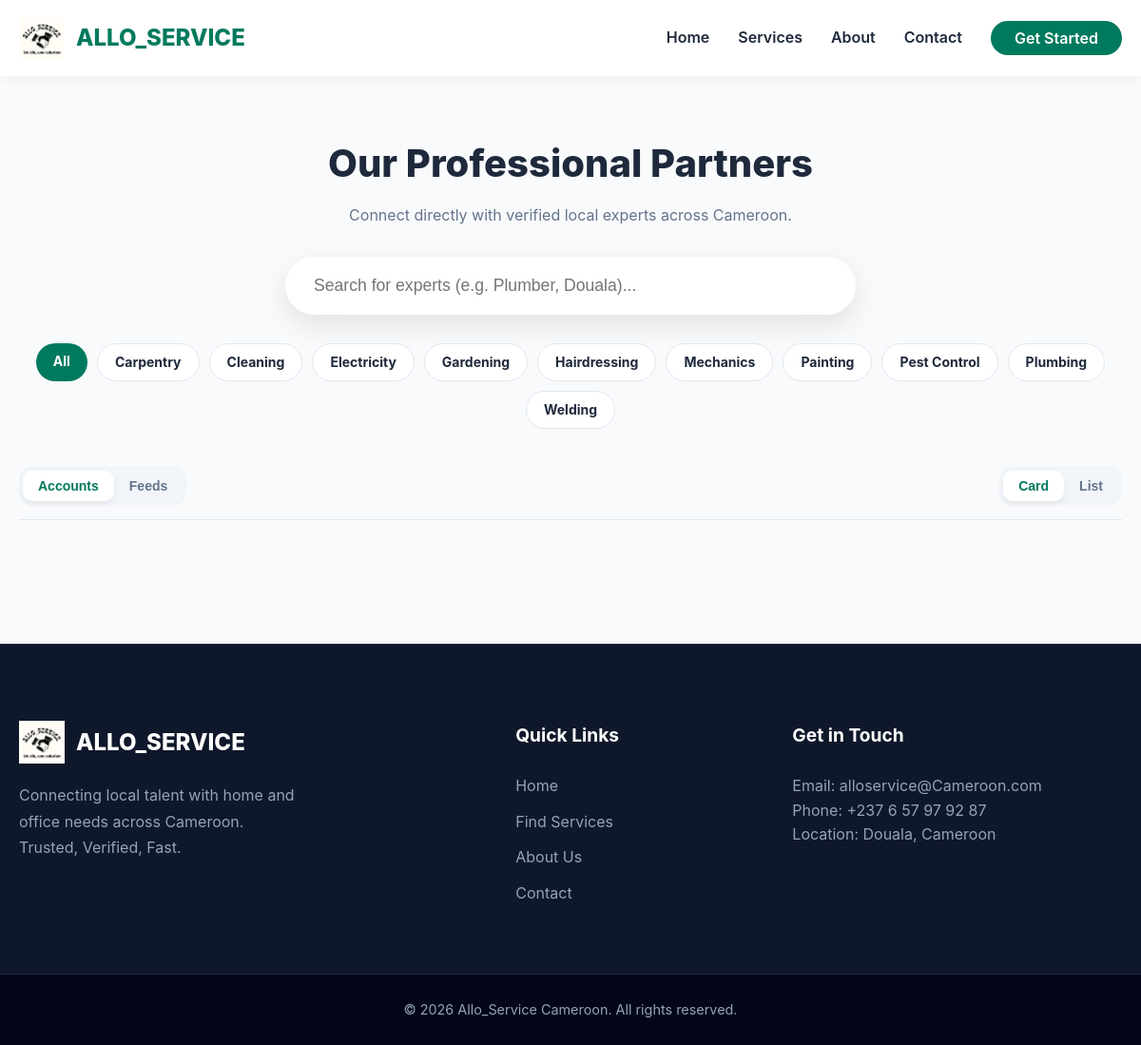
The page /all_services.php on the database its author committed.
### tables this page shows
CREATE TABLE IF NOT EXISTS services (
    id INT AUTO_INCREMENT PRIMARY KEY,
    name VARCHAR(100) NOT NULL,
    slug VARCHAR(100) NOT NULL UNIQUE,
    description TEXT,
    image_path VARCHAR(255),
    base_price DECIMAL(10,2) DEFAULT 0,
    created_at TIMESTAMP DEFAULT CURRENT_TIMESTAMP
);

### all_services.php (the view, shortened to what this page needs)
<?php
require_once 'includes/db.php';
$active_cats = [];
$cat_res = $conn->query("SELECT name, slug FROM services ORDER BY name ASC");
$all_categories = [];
if ($cat_res) {
    while ($c = $cat_res->fetch_assoc()) $all_categories[] = $c;
}
?>
<!DOCTYPE html>
<html lang="en">
<head>
    <link rel="stylesheet" href="assets/css/style.css?v=1.1">
</head>
<body>
<?php include 'includes/header.php'; ?>
<section class="services-hero">
    <div class="container">
        <h1 style="font-size: 2.5rem; font-weight: 800; color: var(--dark);">Our Professional Partners</h1>
        <p style="color: #64748b; margin-top: 10px;">Connect directly with verified local experts across Cameroon.</p>
    </div>
</section>
<div class="container">
    <div class="search-container">
        <input type="text" id="searchInput" placeholder="Search for experts (e.g. Plumber, Douala)...">
    </div>
    <div class="category-filters" style="display: flex; gap: 10px; flex-wrap: wrap; margin-bottom: 40px; justify-content: center;">
        <a href="all_services.php" style="padding: 8px 18px; border-radius: 20px; text-decoration: none; font-size: 14px; font-weight: bold; transition: 0.3s; <?= empty($active_cats) ? 'background: var(--primary); color: white;' : 'background: white; color: var(--dark); border: 1px solid #e2e8f0;' ?>">All</a>
        <?php foreach ($all_categories as $c):
            $slug = $c['slug'];
            $is_active = in_array($slug, $active_cats);
            $new_cats = $is_active ? array_diff($active_cats, [$slug]) : array_merge($active_cats, [$slug]);
            $href = empty($new_cats) ? "all_services.php" : "all_services.php?cats=" . urlencode(implode(',', $new_cats));
        ?>
            <a href="<?= $href ?>" style="padding: 8px 18px; border-radius: 20px; text-decoration: none; font-size: 14px; font-weight: bold; transition: 0.3s; <?= $is_active ? 'background: var(--primary); color: white;' : 'background: white; color: var(--dark); border: 1px solid #e2e8f0;' ?>"><?= htmlspecialchars($c['name']) ?></a>
        <?php endforeach; ?>
    </div>
    <div class="view-controls">
        <div class="toggle-group" id="contentTypeToggle">
            <button class="toggle-btn active" data-type="accounts"><i class="fas fa-users"></i> Accounts</button>
            <button class="toggle-btn" data-type="feeds"><i class="fas fa-rss"></i> Feeds</button>
        </div>
        <div class="toggle-group" id="viewModeToggle" style="margin-left: auto;">
            <button class="toggle-btn active" data-mode="card"><i class="fas fa-th-large"></i> Card</button>
            <button class="toggle-btn" data-mode="list"><i class="fas fa-list"></i> List</button>
        </div>
    </div>
</div>
<?php include 'includes/footer.php'; ?>
</body>
</html>

### assets/css/style.css (style rules this page uses)
* { box-sizing: border-box; margin: 0; padding: 0; }
html, body { width: 100%; margin: 0; padding: 0; overflow-x: hidden; position: relative; font-family: 'Inter', 'Segoe UI', Arial, sans-serif; background: #f8fafc; color: #1e293b; line-height: 1.6; }
.container { width: 100%; max-width: 1200px; margin: 0 auto; padding: 0 20px; }

### all_services.php (style rules this page uses)
:root { --primary: #007A5E; --secondary: #00B894; --accent: #fcd116; --dark: #1e293b; --light: #f8fafc; }
.services-hero { background: #f8fafc; padding: 60px 20px; text-align: center; }
.search-container { max-width: 600px; margin: -30px auto 40px; position: relative; z-index: 10; }
#searchInput { width: 100%; padding: 20px 30px; border-radius: 50px; border: none; box-shadow: 0 10px 30px rgba(0,0,0,0.1); font-size: 1.1rem; outline: none; transition: 0.3s; }
.view-controls { display: flex; justify-content: space-between; align-items: center; margin-bottom: 30px; padding-bottom: 15px; border-bottom: 1px solid #e2e8f0; flex-wrap: wrap; gap: 15px; }
.toggle-group { display: flex; background: #f1f5f9; padding: 4px; border-radius: 12px; }
.toggle-btn { padding: 8px 16px; border-radius: 10px; border: none; cursor: pointer; font-size: 14px; font-weight: 700; transition: 0.2s; color: #64748b; background: transparent; }
.toggle-btn.active { background: white; color: var(--primary); box-shadow: 0 4px 6px rgba(0,0,0,0.05); }
.category-filters { margin-bottom: 40px !important; }
.search-container { margin: -30px auto 30px !important; }

### rows shown on the page
services: name "Carpentry"
services: name "Cleaning"
services: name "Electricity"
services: name "Gardening"
services: name "Hairdressing"
services: name "Mechanics"
services: name "Painting"
services: name "Pest Control"
services: name "Plumbing"
services: name "Welding"
